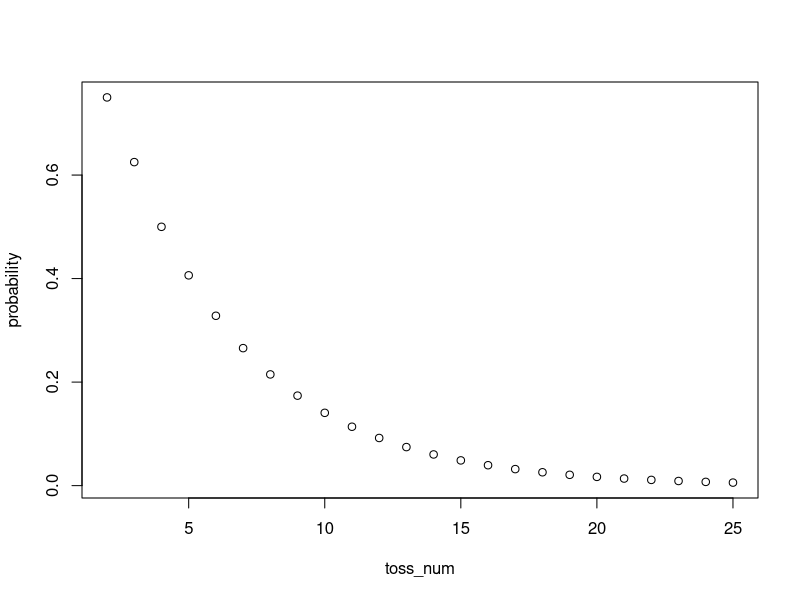

Write the R code that produced this figure.
#===============Problem 8 ========================================
#f_n = f_{n-1} + f_{n-2} function
f <- function(n) {
  if (n == 0){ (1) }
  else if (n == 1){ (2) }
  else {
   return (f(n-1) + f(n-2))
  }
}

#probability function for successive heads never appear
#@param {integer} n 
p_n <- function(n){
  f(n) / 2^n
}


probability <- numeric()
toss_num <- numeric()
n <- 2
while (n <= 25){
  toss_num <- c(toss_num, n)
  probability <- c(probability, p_n(n))
  n <- n + 1
}
plot(toss_num, probability)
result <- data.frame(toss_num, probability)
result